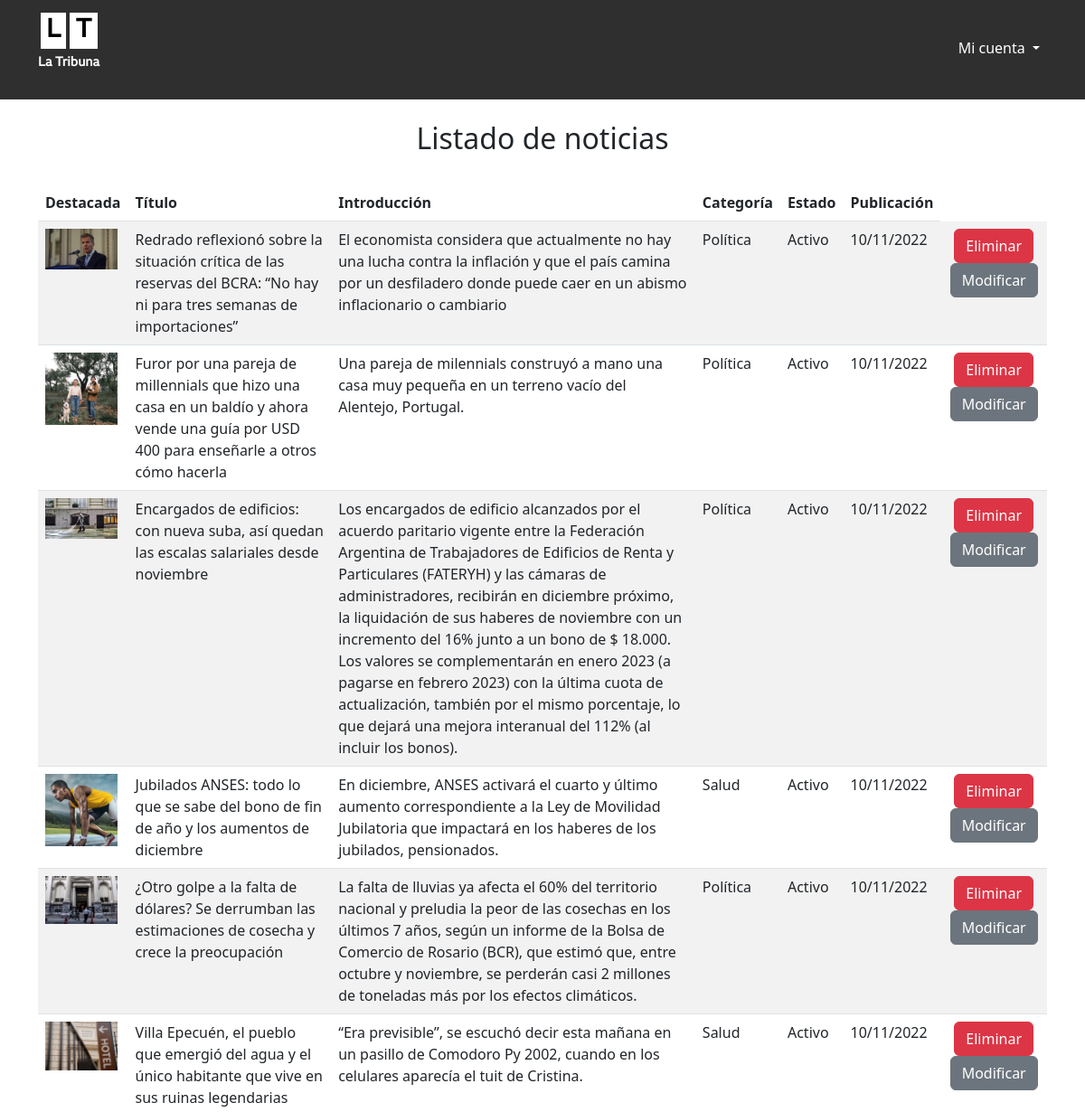
Before: /adm/noticias/listar.php (signed in, upper part) with the older database file.
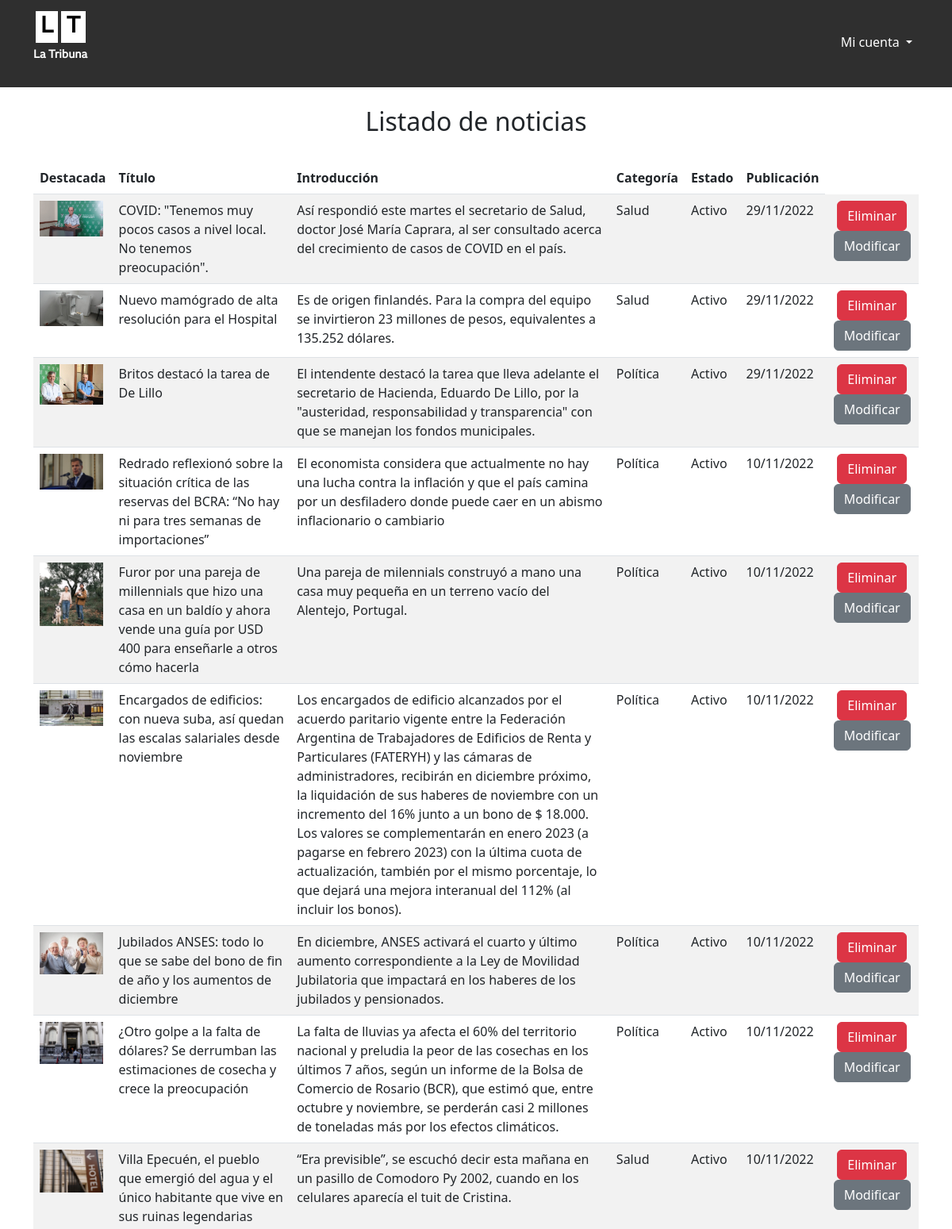
After: the same page with the newer database file.
### tables this page shows
CREATE TABLE `noticias` (
  `idNoticia` int(11) NOT NULL,
  `tituloNoticia` varchar(300) NOT NULL,
  `introduccionNoticia` varchar(1000) NOT NULL,
  `contenidoNoticia` text NOT NULL,
  `imgPrincipal` varchar(250) NOT NULL,
  `noticiaDestacada` tinyint(4) NOT NULL,
  `idCategoria` int(11) NOT NULL,
  `fechaPublicacion` datetime NOT NULL DEFAULT current_timestamp(),
  `baja_noticia` tinyint(4) NOT NULL
);

CREATE TABLE `categorias` (
  `id_categoria` int(11) NOT NULL,
  `categoria` varchar(250) NOT NULL,
  `baja_categoria` tinyint(4) NOT NULL
);

### adm/noticias/listar.php (the view, shortened to what this page needs)
<?php
include('../../include/conexion.php');
$cmd = $conexion->prepare('SELECT * FROM noticias INNER JOIN categorias ON categorias.id_categoria = noticias.idCategoria ORDER BY fechaPublicacion DESC ');
$cmd->execute();
$noticias = $cmd->fetchAll();
?>
<!DOCTYPE html>
<html lang="es">
<head>
    <link rel="stylesheet" href="https://cdnjs.cloudflare.com/ajax/libs/font-awesome/6.2.0/css/all.min.css" />
    <link href="https://cdn.jsdelivr.net/npm/bootstrap@5.2.1/dist/css/bootstrap.min.css" rel="stylesheet">
    <link rel="stylesheet" href="../../css/styles.css">
</head>
<body>
<?php
require_once("../../include/header.php")
?>
<section>
    <div class="container">
        <h2 class="text-center py-4">Listado de noticias</h2>
        <table class="table table-striped">
            <thead>
                <tr>
                <th scope="col">Destacada</th>
                <th scope="col">Título</th>
                <th scope="col">Introducción</th>
                <th scope="col">Categoría</th>
                <th scope="col">Estado</th>
                <th scope="col">Publicación</th>
                </tr>
            </thead>
            <tbody>
                <?php
                foreach ($noticias as $fila){
                    $estado = ($fila["baja_noticia"]) ? 'Dado de baja' : 'Activo';
                    echo '
                    <tr>
                    <td> <img style="max-width: 80px;" src="../../img/noticias/'.$fila["imgPrincipal"].'" alt=""></td>
                    <td>'.$fila["tituloNoticia"].'</td>
                    <td>'.$fila["introduccionNoticia"].'</td>
                    <td>'.$fila["categoria"].'</td>
                    <td>'.$estado.'</td>
                    <td>'.date("d/m/Y", strtotime($fila["fechaPublicacion"])).'</td>
                    <td class="text-center">
                    <a href="baja.php?id='.$fila["idNoticia"].'" class="btn btn-danger">Eliminar</a>
                    <a href="modificar.php?id='.$fila["idNoticia"].'" class="btn btn-secondary">Modificar</a>
                    </td>
                    </tr>
                    ';
                }
                ?>
            </tbody>
        </table>
    </div>
</section>
</body>
</html>

### include/header.php (shortened to what this page needs)
<header>
<nav class="navbar navbar-expand-md">
  <div class="container">
    <a class="navbar-brand" href="<?php echo RUTARAIZ; ?>">
        <span>L</span><span>T</span>
        <p>La Tribuna</p>
    </a>
    <div class="collapse navbar-collapse justify-content-end" id="navbarNav">
      <ul class="navbar-nav">
        <?php if(isset($_SESSION['idUser'])): ?>
        <li class="nav-item dropdown ms-4">
          <a class="nav-link dropdown-toggle" href="#" id="navbarDropdown" role="button" data-bs-toggle="dropdown" aria-expanded="false">
            Mi cuenta
          </a>
        </li>
        <?php endif; ?>
      </ul>
    </div>
  </div>
</nav>
</header>

### css/styles.css (style rules this page uses)
* { margin:0;padding:0;-webkit-box-sizing:border-box;box-sizing:border-box }
header { background-color:#2f2f2f }
header .navbar .navbar-brand { text-align:center }
header .navbar .navbar-brand span { padding:0.4rem;background-color:#fff;color:#000;font-family:ReithSans;font-weight:bold;font-size:28px }
header .navbar .navbar-brand span:first-child { margin-right:4px }
header .navbar .navbar-brand p { font-size:14px;font-family:ReithSans;font-weight:bold;margin-top:5px;color:#fff }
header .navbar .nav-link { color:#fff;padding-bottom:.8rem }

Changed rows visible on the page:
added noticias: imgPrincipal (picture), tituloNoticia "COVID: \"Tenemos muy pocos casos a nivel local. No tenemos preocupación\".", introduccionNoticia "Así respondió este martes el secretario de Salud, doctor José María Caprara, al ser consultado acerca del crecimiento de casos de COVID en el país.", idCategoria.categoria "Salud", baja_noticia "Activo", fechaPublicacion "29/11/2022"
added noticias: imgPrincipal (picture), tituloNoticia "Nuevo mamógrado de alta resolución para el Hospital", introduccionNoticia "Es de origen finlandés. Para la compra del equipo se invirtieron 23 millones de pesos, equivalentes a 135.252 dólares.", idCategoria.categoria "Salud", baja_noticia "Activo", fechaPublicacion "29/11/2022"
added noticias: imgPrincipal (picture), tituloNoticia "Britos destacó la tarea de De Lillo", introduccionNoticia "El intendente destacó la tarea que lleva adelante el secretario de Hacienda, Eduardo De Lillo, por la \"austeridad, responsabilidad y transparencia\" con que se manejan los fondos municipales.", idCategoria.categoria "Política", baja_noticia "Activo", fechaPublicacion "29/11/2022"
changed noticias: imgPrincipal: a different picture; introduccionNoticia "…los haberes de los jubilados, pensionados." → "…los haberes de los jubilados y pensionados."; idCategoria.categoria "Salud" → "Política"
